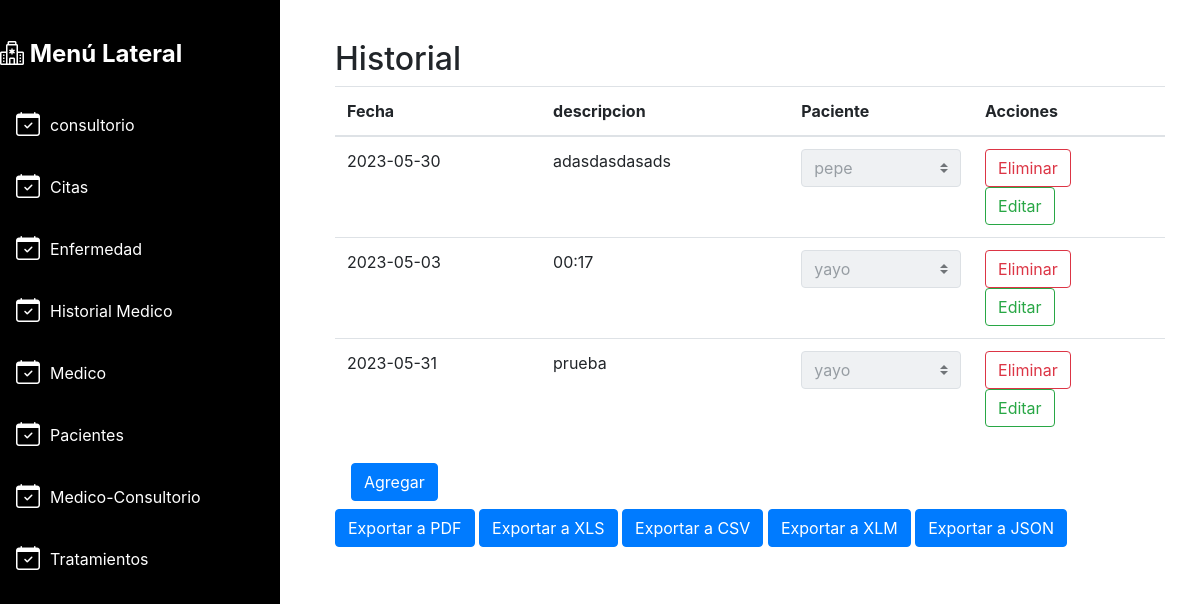
Page /ProyectoFinal/hitorialmedicotabla.php on the committed database.
### tables this page shows
CREATE TABLE `historial_medico` (
  `id_historial` int(11) NOT NULL,
  `fecha` date NOT NULL,
  `descripcion` text NOT NULL,
  `id_paciente` int(11) DEFAULT NULL,
  `estatus` bit(1) DEFAULT b'1'
);

CREATE TABLE `paciente` (
  `id_paciente` int(11) NOT NULL,
  `nombre` varchar(255) NOT NULL,
  `apellidos` varchar(255) NOT NULL,
  `direccion` varchar(255) NOT NULL,
  `telefono` varchar(15) NOT NULL,
  `estatus` bit(1) DEFAULT b'1'
);

### ProyectoFinal/hitorialmedicotabla.php (the view, shortened to what this page needs)
<!DOCTYPE html>
<html lang="es">
<head>
  <link rel="stylesheet" href="https://maxcdn.bootstrapcdn.com/bootstrap/4.5.2/css/bootstrap.min.css">
  <link rel="stylesheet" href="https://cdn.jsdelivr.net/npm/bootstrap-icons@1.10.2/font/bootstrap-icons.css">
</head>
<body>
  <div class="container-fluid">
    <div class="row">
      <div class="col-md-3">
        <div class="sidebar">
          <h3 class="logo">
            <i class="bi bi-hospital"></i>
            Menú Lateral
          </h3>
          <ul class="nav flex-column">
            <li class="nav-item">
              <a href="consultoriotabla.php" class="nav-link">
                <i class="bi bi-calendar-check"></i>
                <span class="text-white fw-bold">consultorio</span>
              </a>
            </li>
            <li class="nav-item">
              <a href="citatabla.php" class="nav-link">
                <i class="bi bi-calendar-check"></i>
                <span class="text-white fw-bold">Citas</span>
              </a>
            </li>
            <li class="nav-item">
              <a href="enferemedadtabla.php" class="nav-link">
                <i class="bi bi-calendar-check"></i>
                <span class="text-white fw-bold">Enfermedad</span>
              </a>
            </li>
            <li class="nav-item">
              <a href="hitorialmedicotabla.php" class="nav-link">
                <i class="bi bi-calendar-check"></i>
                <span class="text-white fw-bold">Historial Medico</span>
              </a>
            </li>
            <li class="nav-item">
              <a href="medicotabla.php" class="nav-link">
                <i class="bi bi-calendar-check"></i>
                <span class="text-white fw-bold">Medico</span>
              </a>
            </li>
            <li class="nav-item">
              <a href="pacientetabla.php" class="nav-link">
                <i class="bi bi-calendar-check"></i>
                <span class="text-white fw-bold">Pacientes</span>
              </a>
            </li>
            <li class="nav-item">
              <a href="medicoconsultoriortabla.php" class="nav-link">
                <i class="bi bi-calendar-check"></i>
                <span class="text-white fw-bold">Medico-Consultorio</span>
              </a>
            </li>
            <li class="nav-item">
              <a href="tratamientotabla.php" class="nav-link">
                <i class="bi bi-calendar-check"></i>
                <span class="text-white fw-bold">Tratamientos</span>
              </a>
            </li>
          </ul>
        </div>
      </div>
      <div class="col-md-9">
        <div class="content">
          <div class="table-container active" id="tabla1">
            <h2>Historial</h2>
            <table class="table">
              <thead>
                <tr>
                  <th>Fecha</th>
                  <th>descripcion</th>
                  <th>Paciente</th>
                  <th>Acciones</th>
                </tr>
              </thead>
              <tbody>
              <?php
require_once('config.php');
$conexion = new mysqli($servername, $username, $password, $dbname);
$consulta = "SELECT id_historial, fecha, descripcion, id_paciente FROM historial_medico WHERE estatus = 1";
$resultados = $conexion->query($consulta);
while ($fila = mysqli_fetch_assoc($resultados)) {
  echo "<tr>";
  echo '<td>' . $fila['fecha'] . '</td>';
  echo '<td>' . $fila['descripcion'] . '</td>';
  $consultaPacientes = "SELECT id_paciente, nombre FROM paciente";
  $resultadoPacientes = $conexion->query($consultaPacientes);
  echo '<td>
          <select name="paciente" class="custom-select" disabled>';
  while ($filaPaciente = mysqli_fetch_assoc($resultadoPacientes)) {
    echo '<option value="' . $filaPaciente['id_paciente'] . '"';
    if ($filaPaciente['id_paciente'] == $fila['id_paciente']) {
      echo ' selected';
    }
    echo '>' . $filaPaciente['nombre'] . '</option>';
  }
  echo '</select>
        </td>';
  echo '<td>
          <form action="confirmareliminarhistorial.php" method="POST">
            <input type="hidden" name="id" value="' . $fila['id_historial'] . '">
            <button type="submit" class="btn btn-danger btn-eliminar">Eliminar</button>
          </form>
          <a href="editardiseñohistorial.php?id=' . $fila['id_historial'] . '" class="btn btn-success btn-editar">Editar</a>
        </td>';
  echo '</tr>';
}
?>
              </tbody>
              </table>
            <ul class="nav flex-column">
              <li class="nav-item">
                <a href="diseñoinsertarhistorial.php" class="nav-link">
                  <span class="text-black fw-bold btn btn-primary">Agregar</span>
                </a>
              </li>
              <li class="nav-item">
                <a href="exportar_pdfhistorial.php" target="_blank" class="btn btn-primary">Exportar a PDF</a>
                <a href="exportar_xlshistorial.php" target="_blank" class="btn btn-primary">Exportar a XLS</a>
                <a href="exportar_cshistorial.php" target="_blank" class="btn btn-primary">Exportar a CSV</a>
                <a href="exportar_xlshistorial.php" target="_blank" class="btn btn-primary">Exportar a XLM</a>
                <a href="exportar_jasonhistorial.php" target="_blank" class="btn btn-primary">Exportar a JSON</a>
              </li>
            </ul>
          </div>
        </div>
      </div>
    </div>
  </div>
</body>
</html>

### ProyectoFinal/hitorialmedicotabla.php (style rules this page uses)
.btn-success { background-color: #c3e6cb; color: #155724; transition: background-color 0.3s ease; }
.btn-eliminar { background-color: white; color: #dc3545; transition: background-color 0.3s ease; }
.btn-editar { background-color: white; color: #28a745; transition: background-color 0.3s ease; border: 1px solid #28a745; }
body { background-color: #ffffff; }
.sidebar { background-color: #000000; padding: 20px; min-height: 100vh; position: relative; left: -20px; }
.sidebar .logo { color: #fff; font-size: 24px; font-weight: bold; margin-bottom: 30px; }
.sidebar .nav-link { color: #fff; transition: all 0.3s ease-in-out; display: flex; align-items: center; margin-bottom: 10px; }
.sidebar .nav-link .bi { margin-right: 10px; font-size: 24px; }
.content { padding: 20px; }
.table-container { display: none; }
.table-container.active { display: block; }
.col-md-3 { background-color: #000000; padding: 20px; min-height: 100vh; position: relative; left: -20px; }

### rows in the picture
historial_medico: fecha "2023-05-30", descripcion "adasdasdasads", paciente "pepe"
historial_medico: fecha "2023-05-03", descripcion "00:17", paciente "yayo"
historial_medico: fecha "2023-05-31", descripcion "prueba", paciente "yayo"
